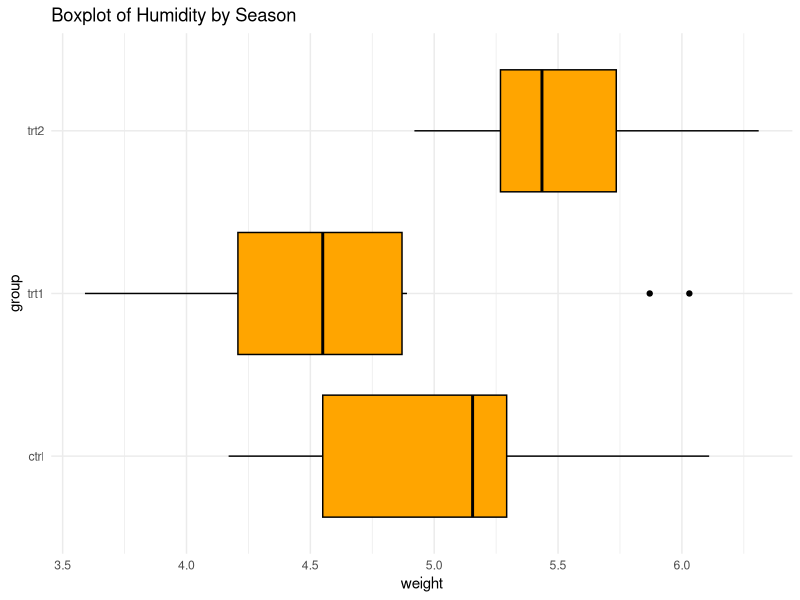
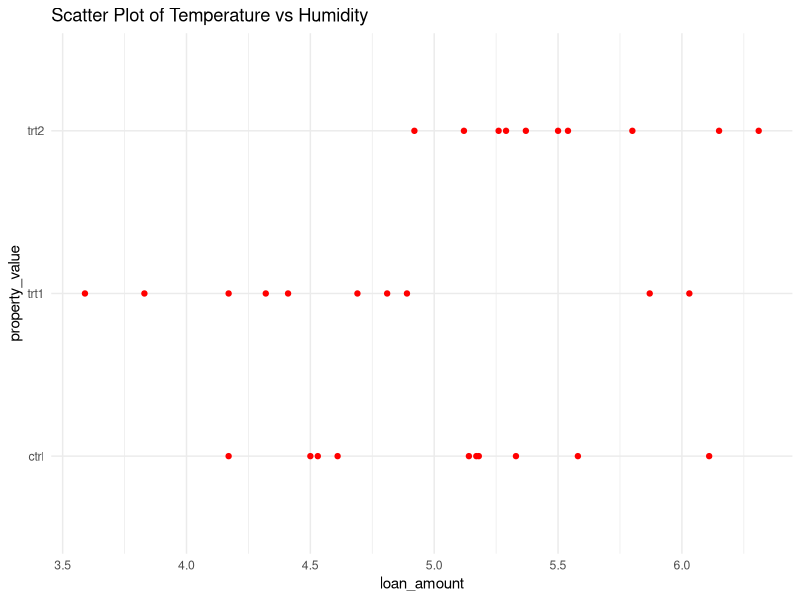
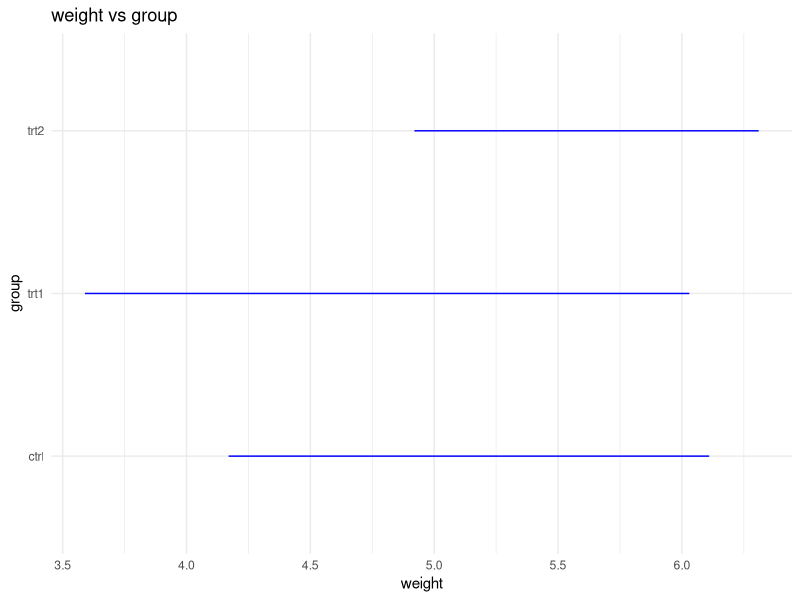

R code for these plots, in order:
## ---- chunk 1
library(readr)
library(dplyr)
library(ggplot2)
str(PlantGrowth)
head(PlantGrowth)
summary(PlantGrowth)
## ---- chunk 2
missing_values <- sapply(PlantGrowth, function(x) sum(is.na(x)))
print(missing_values)
## ---- chunk 3
# Visualize the data
# Histogram for numerical variables
num_vars <- sapply(PlantGrowth, is.numeric)
num_data <- PlantGrowth[, num_vars]
## ---- chunk 4
# boxplot
ggplot(PlantGrowth, aes(x =weight, y =group)) +
  geom_boxplot(fill = "orange", color = "black") +
  theme_minimal() +
  labs(title = "Boxplot of Humidity by Season", x= "weight", y= "group")
## ---- chunk 5
# Scatter plot to show the relationship between two numeric variables (replace 'temp' and 'humidity' with appropriate column names)
ggplot(PlantGrowth, aes(x = weight, y = group)) +
  geom_point(color = "red") +
  theme_minimal() +
  labs(title = "Scatter Plot of Temperature vs Humidity", x = "loan_amount", y = "property_value")
## ---- chunk 6
# Time series plot for a variable over time (replace 'date' and 'temp' with appropriate column names)
ggplot(PlantGrowth, aes(x = weight , y = group)) +
  geom_line(color = "blue") +
  theme_minimal() +
  labs(title = "weight vs group", x = "weight", y = "group")
